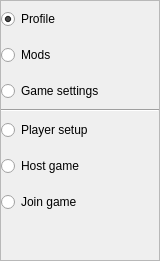
                <widget class="QFrame" name="GamePageTabsFrame">
                 <property name="maximumSize">
                  <size>
                   <width>160</width>
                   <height>16777215</height>
                  </size>
                 </property>
                 <property name="frameShape">
                  <enum>QFrame::StyledPanel</enum>
                 </property>
                 <property name="frameShadow">
                  <enum>QFrame::Raised</enum>
                 </property>
                 <layout class="QVBoxLayout" name="verticalLayout_2">
                  <property name="spacing">
                   <number>0</number>
                  </property>
                  <property name="leftMargin">
                   <number>0</number>
                  </property>
                  <property name="topMargin">
                   <number>0</number>
                  </property>
                  <property name="rightMargin">
                   <number>0</number>
                  </property>
                  <property name="bottomMargin">
                   <number>0</number>
                  </property>
                  <item>
                   <widget class="QRadioButton" name="ProfileTabButton">
                    <property name="minimumSize">
                     <size>
                      <width>0</width>
                      <height>36</height>
                     </size>
                    </property>
                    <property name="text">
                     <string>Profile</string>
                    </property>
                    <property name="checked">
                     <bool>true</bool>
                    </property>
                   </widget>
                  </item>
                  <item>
                   <widget class="QRadioButton" name="FilesTabButton">
                    <property name="minimumSize">
                     <size>
                      <width>0</width>
                      <height>36</height>
                     </size>
                    </property>
                    <property name="text">
                     <string>Mods</string>
                    </property>
                   </widget>
                  </item>
                  <item>
                   <widget class="QRadioButton" name="GameSettingsTabButton">
                    <property name="minimumSize">
                     <size>
                      <width>0</width>
                      <height>36</height>
                     </size>
                    </property>
                    <property name="text">
                     <string>Game settings</string>
                    </property>
                   </widget>
                  </item>
                  <item>
                   <widget class="Line" name="line">
                    <property name="orientation">
                     <enum>Qt::Horizontal</enum>
                    </property>
                   </widget>
                  </item>
                  <item>
                   <widget class="QRadioButton" name="PlayerSetupTabButton">
                    <property name="minimumSize">
                     <size>
                      <width>0</width>
                      <height>36</height>
                     </size>
                    </property>
                    <property name="text">
                     <string>Player setup</string>
                    </property>
                   </widget>
                  </item>
                  <item>
                   <widget class="QRadioButton" name="HostGameTabButton">
                    <property name="minimumSize">
                     <size>
                      <width>0</width>
                      <height>36</height>
                     </size>
                    </property>
                    <property name="text">
                     <string>Host game</string>
                    </property>
                   </widget>
                  </item>
                  <item>
                   <widget class="QRadioButton" name="JoinGameTabButton">
                    <property name="minimumSize">
                     <size>
                      <width>0</width>
                      <height>36</height>
                     </size>
                    </property>
                    <property name="text">
                     <string>Join game</string>
                    </property>
                    <property name="iconSize">
                     <size>
                      <width>32</width>
                      <height>32</height>
                     </size>
                    </property>
                   </widget>
                  </item>
                  <item>
                   <spacer name="verticalSpacer">
                    <property name="orientation">
                     <enum>Qt::Vertical</enum>
                    </property>
                    <property name="sizeHint" stdset="0">
                     <size>
                      <width>20</width>
                      <height>40</height>
                     </size>
                    </property>
                   </spacer>
                  </item>
                 </layout>
                </widget>
